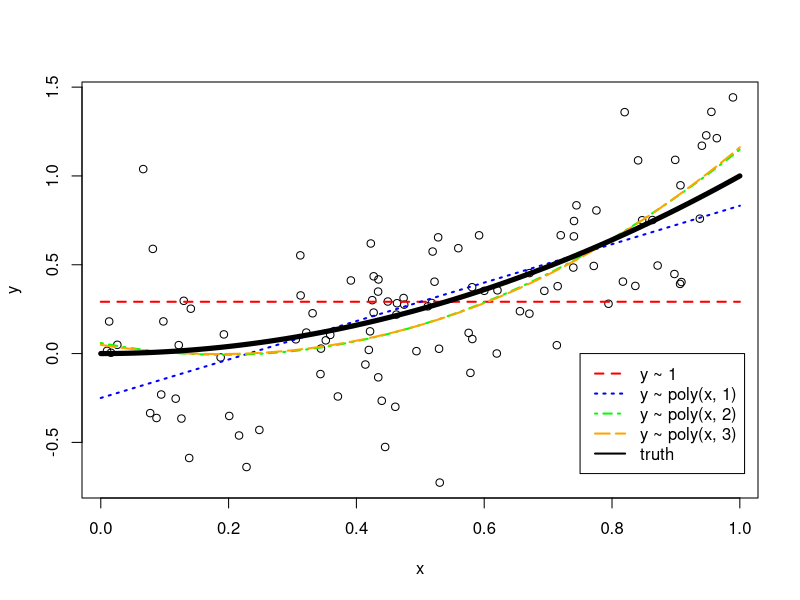
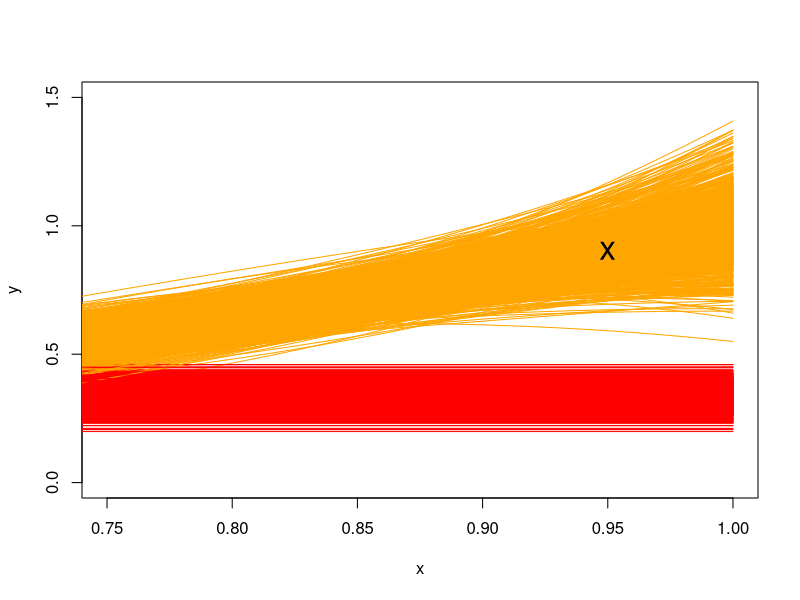

These figures' R source, in order:
## ---- chunk 1
knitr::opts_chunk$set(cache = TRUE, autodep = TRUE)
## ---- chunk 2
f = function(x) {
  x ^ 2
}
## ---- chunk 3
get_sim_data = function(f, sample_size = 100) {
  x = runif(n = sample_size, min = 0, max = 1)
  y = f(x) + rnorm(n = sample_size, mean = 0, sd = 0.3)
  data.frame(x, y)
}
## ---- chunk 4
sim_data = get_sim_data(f, sample_size = 100)

fit_1 = lm(y ~ 1, data = sim_data)
fit_2 = lm(y ~ poly(x, degree = 1), data = sim_data)
fit_3 = lm(y ~ poly(x, degree = 2), data = sim_data)
fit_4 = lm(y ~ poly(x, degree = 3), data = sim_data)
## ---- chunk 5
set.seed(430)
plot(y ~ x, data = sim_data)
grid = seq(from = 0, to = 1, by = 0.01)
lines(grid, predict(fit_1, newdata = data.frame(x = grid)), 
      col = "red", lwd = 2, lty = 2)
lines(grid, predict(fit_2, newdata = data.frame(x = grid)), 
      col = "blue", lwd = 2, lty = 3)
lines(grid, predict(fit_3, newdata = data.frame(x = grid)), 
      col = "green", lwd = 2, lty = 4)
lines(grid, predict(fit_4, newdata = data.frame(x = grid)), 
      col = "orange", lwd = 2, lty = 5)
lines(grid, f(grid), col = "black", lwd = 5)
legend(x = 0.75, y = 0, 
       c("y ~ 1", "y ~ poly(x, 1)", "y ~ poly(x, 2)",  "y ~ poly(x, 3)", "truth"), 
       col = c("red", "blue", "green", "orange", "black"), lty = c(2, 3, 4, 5, 1), lwd = 2)
## ---- chunk 6
set.seed(1)
n_sims = 1000
n_models = 4
x0 = 0.95
predictions = matrix(0, nrow = n_sims, ncol = n_models)
sim_data = get_sim_data(f, sample_size = 100)
plot(y ~ x, data = sim_data, col = "white", xlim = c(0.75, 1), ylim = c(0, 1.5))

for (i in 1:n_sims) {
  
  sim_data = get_sim_data(f, sample_size = 100)

  fit_1 = lm(y ~ 1, data = sim_data)
  fit_2 = lm(y ~ poly(x, degree = 1), data = sim_data)
  fit_3 = lm(y ~ poly(x, degree = 2), data = sim_data)
  fit_4 = lm(y ~ poly(x, degree = 3), data = sim_data)
  
  lines(grid, predict(fit_1, newdata = data.frame(x = grid)), col = "red", lwd = 1)
  # lines(grid, predict(fit_2, newdata = data.frame(x = grid)), col = "blue", lwd = 1)
  # lines(grid, predict(fit_3, newdata = data.frame(x = grid)), col = "green", lwd = 1)
  lines(grid, predict(fit_4, newdata = data.frame(x = grid)), col = "orange", lwd = 1)

  predictions[i, ] = c(
    predict(fit_1, newdata = data.frame(x = x0)),
    predict(fit_2, newdata = data.frame(x = x0)),
    predict(fit_3, newdata = data.frame(x = x0)),
    predict(fit_4, newdata = data.frame(x = x0))
  )
}

points(x0, f(x0), col = "black", pch = "x", cex = 2)
## ---- chunk 7
eps = rnorm(n = n_sims, mean = 0, sd = 0.3)
y0 = f(x0) + eps
## ---- chunk 8
get_bias = function(estimate, truth) {
  mean(estimate) - truth
}

get_mse = function(estimate, truth) {
  mean((estimate - truth) ^ 2)
}
## ---- chunk 9
bias = apply(predictions, 2, get_bias, f(x0))
variance = apply(predictions, 2, var)
mse = apply(predictions, 2, get_mse, y0)
## ---- chunk 10
options(scipen = 999)
## ---- chunk 11
options(scipen = 0)
## ---- chunk 12
all(diff(bias ^ 2) < 0)
all(diff(variance) > 0)
diff(mse)
## ---- chunk 13
bias ^ 2 + variance + var(eps)
mse
